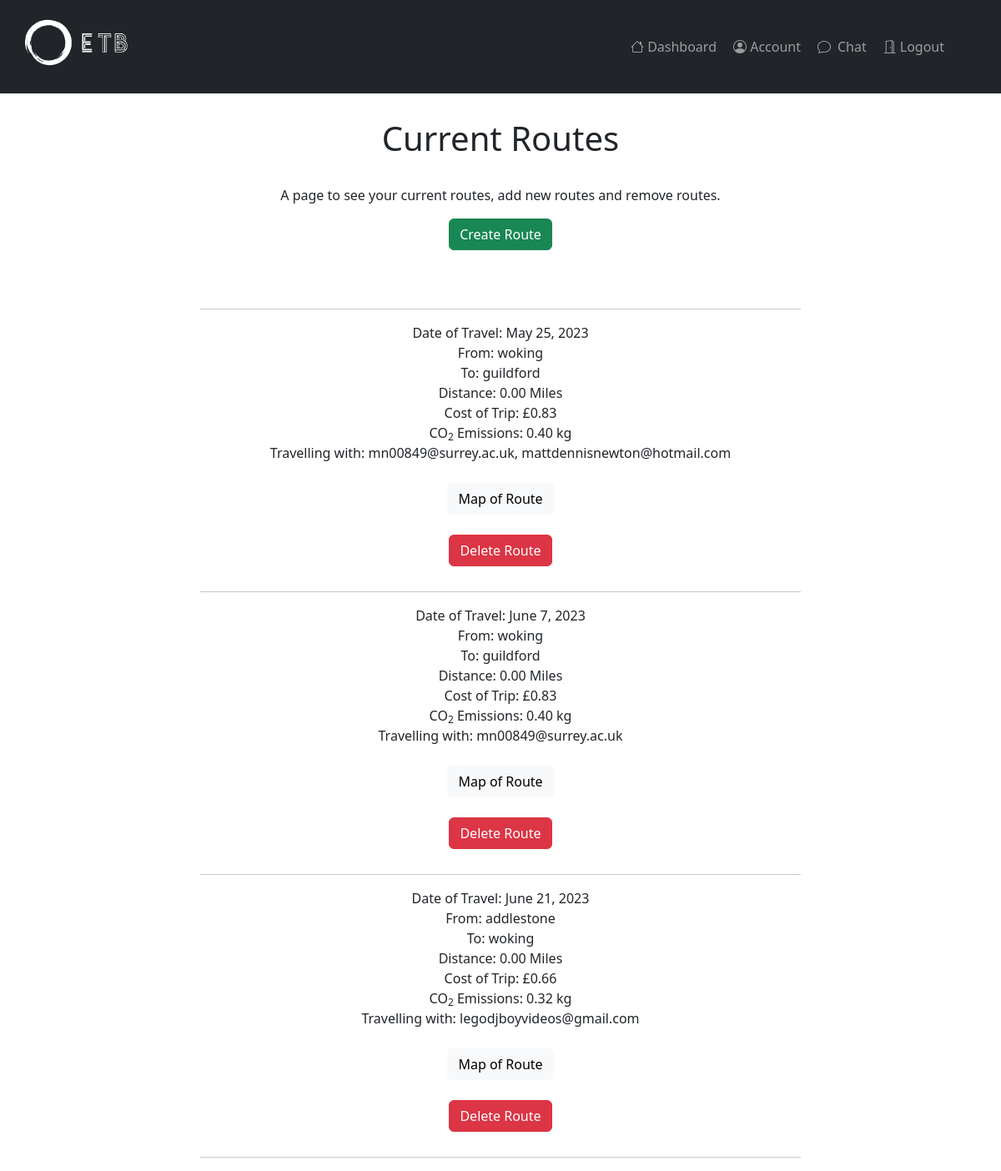
The page /routes (signed in) on the database as committed earlier.
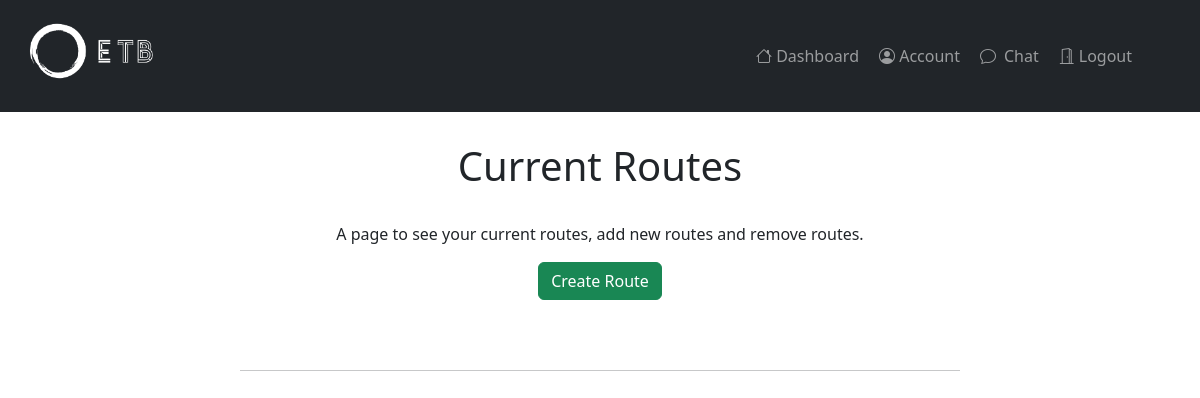
The same page on the database as committed later.
### homeapp/models.py (models this page shows)
class Routes(models.Model):
    userID = models.ForeignKey(settings.AUTH_USER_MODEL, on_delete=models.CASCADE)
    cost = models.DecimalField(max_digits=16,decimal_places=2, validators=[MinValueValidator(0)])
    origin = models.CharField(max_length=256, default=None, null=False)
    destination = models.CharField(max_length=256, default=None, null=False)
    emissions = models.DecimalField(max_digits=16,decimal_places=2, validators=[MinValueValidator(0)])
    transportType = models.IntegerField()
    distance = models.DecimalField(max_digits=16,decimal_places=2, default=0, validators=[MinValueValidator(0)])
    date = models.DateField(default=None)

class User(AbstractUser):
    pass

### homeapp/views.py (the view)
# urls.py: path('routes', views.routes, name="routes"),
@login_required(login_url='/login/auth0')
def routes(request):
    context = {}
    currentUser = User.objects.get(id=request.user.id)
    routes = Routes.objects.filter(userID=currentUser).all().order_by("date")
    allRoutes = []
    friendsAll = []
    for route in routes:
        friends = carShare.objects.filter(routeID=route).all()
        if (type(friends) != None and len(friends) > 0):
            friendString = []
            for thisFriend in friends:
                friendUser = User.objects.get(id=thisFriend.userID).email
                friendString.append(friendUser)
            friendString = ", ".join(friendString)
            friendsAll.append(friendString)
            allRoutes.append({"route":route,"friends":friendString})
        else:
            allRoutes.append({"route":route,"friends":0})
    '''if (len(friendsAll) == 0):
        context.pop["friends"]'''
    context["routes"] = allRoutes
    return render(request, 'homeapp/routes.html', context)

### homeapp/templates/homeapp/routes.html (shortened to what this page needs)
{% extends "base.html" %}
{% block content %}
    <div class="row" style="padding-top:2.5%">
        <div class="container-fluid" style="text-align: center;">
            <h1 style="text-align: center;">Current Routes</h1>
            <br/>
            <p>A page to see your current routes, add new routes and remove routes.</p>
            <a href="/routeplanner"><input type="submit" class="btn btn-success" value="Create Route" style="margin-bottom: 20px;" /></a><br/>
            <hr class="solid" style="width: 60%; margin-left: auto; margin-right: auto; margin-top: 50px;"/>
            {% for route in routes %}
                <div style="max-width: 80%;margin-left: auto; margin-right: auto;">
                    <div>
                        <p>
                            Date of Travel: {{route.route.date}}<br/>
                            From: {{route.route.origin}}<br/>
                            To: {{route.route.destination}}<br/>
                            Distance: {{route.route.distance}} Miles<br/>
                            Cost of Trip: £{{route.route.cost}}<br/>
                            CO<sub>2</sub>  Emissions: {{route.route.emissions}} kg <br/>
                            {% if route.friends != 0 %}
                                Travelling with:
                                {{route.friends}}
                            {% endif %}
                            <br/><br/>
                            <a href="route/show/{{ route.route.id }}"><input type="submit" class="btn btn-light" value="Map of Route" /></a><br/>
                            <br/>
                            <a href="route/delete/{{ route.route.id }}"><input type="submit" class="btn btn-danger" value="Delete Route" /></a>
                        </p>
                    </div>
                </div>
                <hr class="solid" style="width: 60%; margin-left: auto; margin-right: auto; margin-top: 30px;"/>
            {% endfor %}
        </div>
    </div>
{% endblock content %}

### templates/base.html (shortened to what this page needs)
{% load static %}
{% load sass_tags %}
<!DOCTYPE html>
<html lang="en" style="height: 100%; width: 100%;">
<head>
    {% block app_includes %}
        <link rel="stylesheet" type="text/css" href={% sass_src 'css/base.scss' %}>
        <link href="https://cdn.jsdelivr.net/npm/bootstrap@5.2.3/dist/css/bootstrap.min.css" rel="stylesheet">
        <link rel="stylesheet" href="https://cdn.jsdelivr.net/npm/bootstrap-icons@1.5.0/font/bootstrap-icons.css">
    {% endblock app_includes %}
</head>
<body style="height: 100%; width: 100%;">
    {% block header %}
    {% include 'navbar.html' %}
    {% endblock header %}
    {% block content %}
    {% endblock content %}
</body>
</html>

### templates/navbar.html (shortened to what this page needs)
{% load static %}
    <nav class="navbar navbar-expand-sm navbar-fixed-top bg-dark navbar-dark">
        <div class="container-fluid">
            <div class="navbar-header">
                {% if not request.user.is_authenticated %}
                    <a class="navbar-brand" href="{% url 'home' %}">
                        <img src="{% static 'images/logo_etb.png' %}" alt="my image" height="100%" width="30%">
                    </a>
                {% elif request.user.is_authenticated %}
                    <a class="navbar-brand" href="{% url 'dashboard' %}">
                        <img src="{% static 'images/logo_etb.png' %}" alt="my image" height="100%" width="30%">
                    </a>
                {% endif %}
            </div>
            <div class="collapse navbar-collapse" id="collapsibleNavbar">
                <ul class="navbar-nav ms-auto pe-5">
                    {% if not request.user.is_authenticated %}
                        <li class="nav-item"><a class="nav-link" href="http://localhost:8000/login/auth0"><i class="bi bi-person me-2"></i>Login/Sign Up</a> </li>
                    {% elif request.user.is_authenticated %}
                        <li class="nav-item pe-1"><a class="nav-link" href="{% url 'dashboard' %}"><i class="bi bi-house"></i> Dashboard</a></li>
                        <li class="nav-item pe-1"><a class="nav-link" href="{% url 'user' %}"><i class="bi bi-person-circle"></i> Account</a></li>
                        <li class="nav-item pe-1"><a class="nav-link" href="{% url 'chatlist' %}"><i class="bi bi-chat pe-2"></i>Chat</a> </li>
                        <li class="nav-item"><a class="nav-link" href="{% url 'logout' %}"><i class="bi bi-door-open pe-1"></i>Logout</a> </li>
                    {% endif %}
                </ul>
            </div>
        </div>
    </nav>

Rows that differ between the two databases and show on the page:
removed Routes: route "May 25, 2023", route.origin "woking", route.destination "guildford", route.distance "0.00", route.cost "0.83", route.emissions "0.40", friends "mn00849@surrey.ac.uk, mattdennisnewton@hotmail.com"
removed Routes: route "June 7, 2023", route.origin "woking", route.destination "guildford", route.distance "0.00", route.cost "0.83", route.emissions "0.40", friends "mn00849@surrey.ac.uk"
removed Routes: route "June 21, 2023", route.origin "addlestone", route.destination "woking", route.distance "0.00", route.cost "0.66", route.emissions "0.32", friends "legodjboyvideos@gmail.com"
